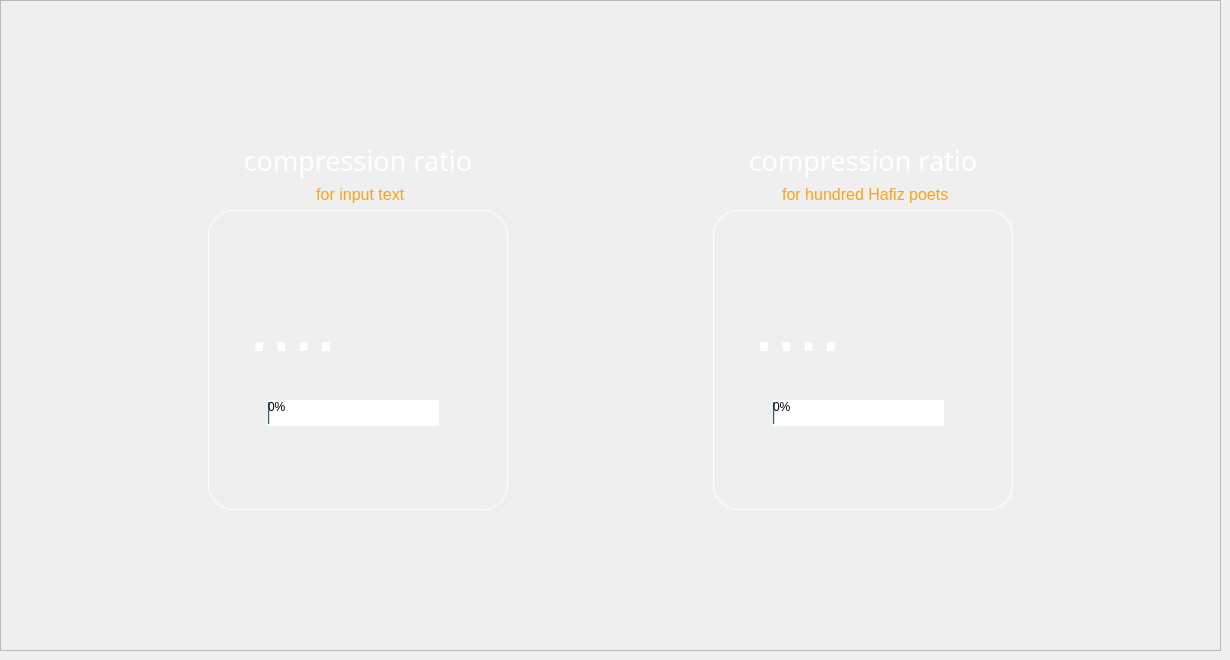
    <widget class="QWidget" name="page_6">
     <widget class="QFrame" name="frame_5">
      <property name="geometry">
       <rect>
        <x>0</x>
        <y>0</y>
        <width>1221</width>
        <height>651</height>
       </rect>
      </property>
      <property name="frameShape">
       <enum>QFrame::StyledPanel</enum>
      </property>
      <property name="frameShadow">
       <enum>QFrame::Raised</enum>
      </property>
      <layout class="QGridLayout" name="gridLayout_6">
       <item row="2" column="3">
        <widget class="QLabel" name="label_10">
         <property name="font">
          <font>
           <family>Forte</family>
           <pointsize>20</pointsize>
          </font>
         </property>
         <property name="styleSheet">
          <string notr="true">color: rgb(255, 255, 255);</string>
         </property>
         <property name="text">
          <string>compression ratio</string>
         </property>
         <property name="alignment">
          <set>Qt::AlignCenter</set>
         </property>
        </widget>
       </item>
       <item row="4" column="2">
        <spacer name="horizontalSpacer_11">
         <property name="orientation">
          <enum>Qt::Horizontal</enum>
         </property>
         <property name="sizeHint" stdset="0">
          <size>
           <width>40</width>
           <height>20</height>
          </size>
         </property>
        </spacer>
       </item>
       <item row="0" column="1">
        <spacer name="verticalSpacer_5">
         <property name="orientation">
          <enum>Qt::Vertical</enum>
         </property>
         <property name="sizeHint" stdset="0">
          <size>
           <width>20</width>
           <height>40</height>
          </size>
         </property>
        </spacer>
       </item>
       <item row="4" column="3">
        <widget class="QWidget" name="widget_2" native="true">
         <property name="minimumSize">
          <size>
           <width>300</width>
           <height>300</height>
          </size>
         </property>
         <property name="styleSheet">
          <string notr="true">border:1px solid #fff;
border-radius:25px</string>
         </property>
         <widget class="QLabel" name="calculatedRatio_hafez">
          <property name="geometry">
           <rect>
            <x>40</x>
            <y>60</y>
            <width>241</width>
            <height>106</height>
           </rect>
          </property>
          <property name="font">
           <font>
            <pointsize>60</pointsize>
           </font>
          </property>
          <property name="styleSheet">
           <string notr="true">border:none;
color: rgb(255, 255, 255);</string>
          </property>
          <property name="text">
           <string>....</string>
          </property>
         </widget>
         <widget class="QProgressBar" name="progressBar_hafez">
          <property name="geometry">
           <rect>
            <x>60</x>
            <y>190</y>
            <width>171</width>
            <height>26</height>
           </rect>
          </property>
          <property name="value">
           <number>0</number>
          </property>
         </widget>
        </widget>
       </item>
       <item row="4" column="4">
        <spacer name="horizontalSpacer_8">
         <property name="orientation">
          <enum>Qt::Horizontal</enum>
         </property>
         <property name="sizeHint" stdset="0">
          <size>
           <width>40</width>
           <height>20</height>
          </size>
         </property>
        </spacer>
       </item>
       <item row="5" column="1">
        <spacer name="verticalSpacer_6">
         <property name="orientation">
          <enum>Qt::Vertical</enum>
         </property>
         <property name="sizeHint" stdset="0">
          <size>
           <width>20</width>
           <height>40</height>
          </size>
         </property>
        </spacer>
       </item>
       <item row="4" column="0">
        <spacer name="horizontalSpacer_10">
         <property name="orientation">
          <enum>Qt::Horizontal</enum>
         </property>
         <property name="sizeHint" stdset="0">
          <size>
           <width>40</width>
           <height>20</height>
          </size>
         </property>
        </spacer>
       </item>
       <item row="4" column="1">
        <widget class="QWidget" name="widget" native="true">
         <property name="minimumSize">
          <size>
           <width>300</width>
           <height>300</height>
          </size>
         </property>
         <property name="styleSheet">
          <string notr="true">border:1px solid #fff;
border-radius:25px</string>
         </property>
         <widget class="QLabel" name="calculatedRatio">
          <property name="geometry">
           <rect>
            <x>40</x>
            <y>60</y>
            <width>241</width>
            <height>106</height>
           </rect>
          </property>
          <property name="font">
           <font>
            <pointsize>60</pointsize>
           </font>
          </property>
          <property name="styleSheet">
           <string notr="true">border:none;
color: rgb(255, 255, 255);</string>
          </property>
          <property name="text">
           <string>....</string>
          </property>
         </widget>
         <widget class="QProgressBar" name="progressBar">
          <property name="geometry">
           <rect>
            <x>60</x>
            <y>190</y>
            <width>171</width>
            <height>26</height>
           </rect>
          </property>
          <property name="value">
           <number>0</number>
          </property>
         </widget>
        </widget>
       </item>
       <item row="3" column="3">
        <widget class="QLabel" name="label_11">
         <property name="font">
          <font>
           <pointsize>12</pointsize>
          </font>
         </property>
         <property name="styleSheet">
          <string notr="true">color:rgb(252, 163, 17);</string>
         </property>
         <property name="text">
          <string> for hundred Hafiz poets</string>
         </property>
         <property name="alignment">
          <set>Qt::AlignCenter</set>
         </property>
        </widget>
       </item>
       <item row="3" column="1">
        <widget class="QLabel" name="label_9">
         <property name="font">
          <font>
           <pointsize>12</pointsize>
          </font>
         </property>
         <property name="styleSheet">
          <string notr="true">color:rgb(252, 163, 17);</string>
         </property>
         <property name="text">
          <string> for input text</string>
         </property>
         <property name="alignment">
          <set>Qt::AlignCenter</set>
         </property>
        </widget>
       </item>
       <item row="2" column="1">
        <widget class="QLabel" name="label_7">
         <property name="font">
          <font>
           <family>Forte</family>
           <pointsize>20</pointsize>
          </font>
         </property>
         <property name="styleSheet">
          <string notr="true">color: rgb(255, 255, 255);</string>
         </property>
         <property name="text">
          <string>compression ratio</string>
         </property>
         <property name="alignment">
          <set>Qt::AlignCenter</set>
         </property>
        </widget>
       </item>
      </layout>
     </widget>
    </widget>
